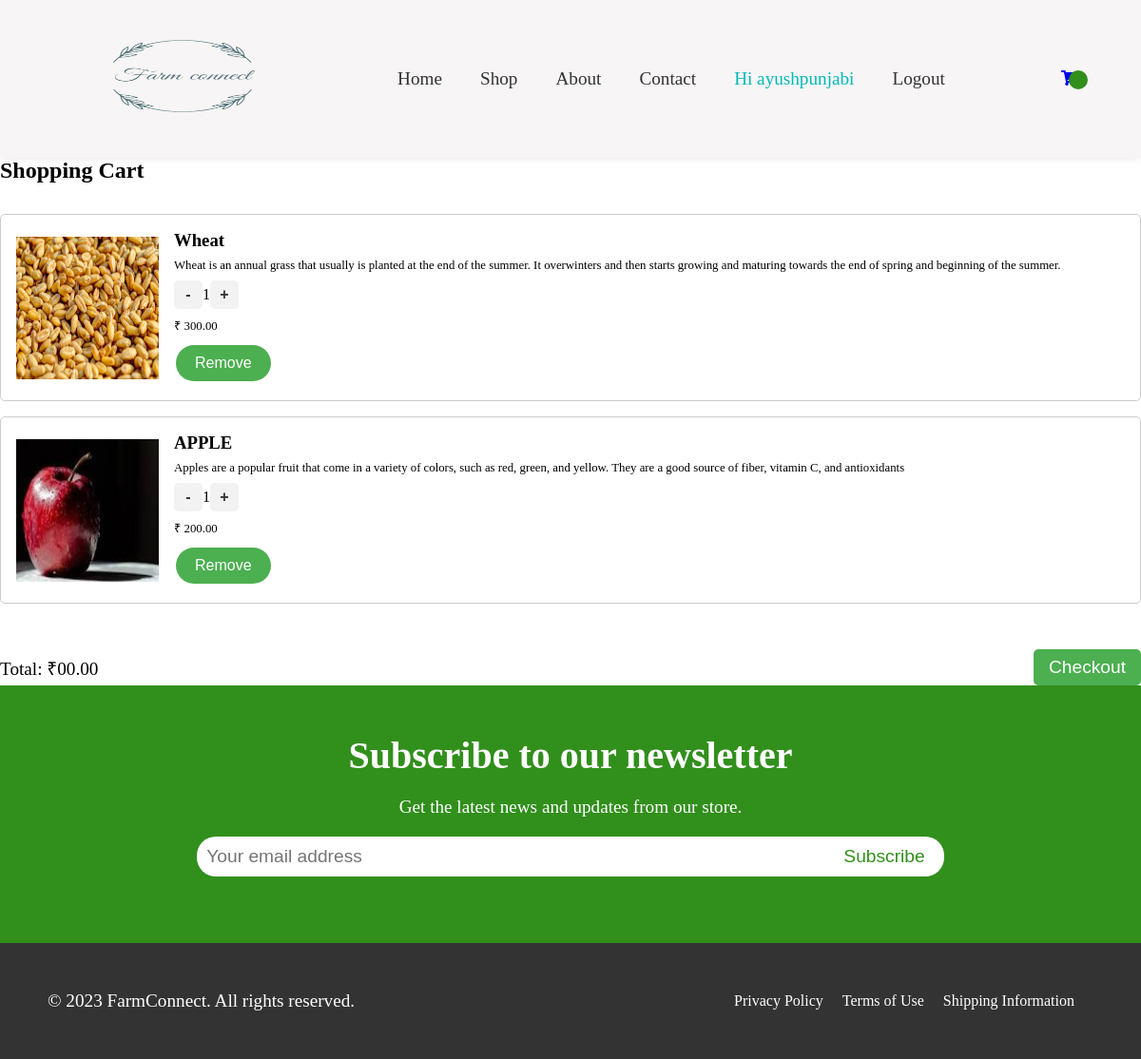
The app's page /cart/ (signed in) with its own data.
### ecommerce/models.py (models this page shows, shortened)
class OrderItem(models.Model):
    product = models.ForeignKey(Product,on_delete=models.SET_NULL,null=True)
    order = models.ForeignKey(Order,on_delete=models.SET_NULL,null=True,related_name='orderitems')
    name = models.CharField(max_length=200,null=True,blank=True)
    qty = models.IntegerField(null=True,blank=True,default=0)
    price = models.DecimalField(max_digits=7,decimal_places=2,null=True,blank=True)
    image = models.CharField(max_length=200,null=True,blank=True)
    _id = models.AutoField(primary_key=True,editable=False)

class Product(models.Model):
    user = models.ForeignKey(User,on_delete=models.SET_NULL,null=True)
    name = models.CharField(max_length=200,null=True,blank=True)
    image = models.ImageField(null=True,blank=True)
    brand = models.CharField(max_length=200,null=True,blank=True)
    category = models.CharField(max_length=200,null=True,blank=True)
    description = models.TextField(null=True,blank=True)
    rating = models.DecimalField(max_digits=7,decimal_places=2,null=True,blank=True)
    numReviews = models.IntegerField(null=True,blank=True,default=0)
    price = models.DecimalField(max_digits=7,decimal_places=2,null=True,blank=True)
    countInStock = models.IntegerField(null=True,blank=True,default=0)
    createdAt = models.DateTimeField(auto_now_add=True)
    _id = models.AutoField(primary_key=True,editable=False)

### ecommerce/views.py (the view)
# urls.py: path('cart/',cart_page,name="cart"),
def cart_page(request):
    if request.user.is_authenticated:
        order,created = Order.objects.get_or_create(user=request.user , isDelivered=False)
        items = order.orderitems.all()
    else:
        items = []
        order = {'get_cart_total':0 , 'get_cart_items':0}
    context = {'items':items , 'order':order}
    return render(request,'home/cart.html',context)

### templates/home/cart.html (shortened to what this page needs)
{% extends 'base.html' %}
{% load static%}
{% block additional_css %}
<link rel="stylesheet" href="{% static 'css/style.css' %}">
<link rel="stylesheet" href="{% static 'css/cart.css' %}">
{% endblock additional_css %}
{% block content %}
<div class="cart">
    <h2>Shopping Cart</h2>
    <div class="cart-items">
      {% for item in items %}
      <div class="card">
        <img src="{{ item.product.image.url }}" alt="Product image">
        <div class="card-details">
          <h3>{{ item.product.name}}</h3>
          <p>{{item.product.description}}</p>
          <div class="quantity">
            <button id="minus">-</button>
            <span id="count">1</span>
            <button id="plus">+</button>
          </div>
          <p class="price"> ₹ {{ item.product.price }}</p>
          <button class="btn update-cart" data-action="remove" data-product="{{ item.product.pk }}">Remove</button>
        </div>
      </div>
      {% endfor %}
    <div class="total">
      <p>Total: ₹00.00</p>
      <a href="{% url 'checkout' %}"><button class="checkout">Checkout</button></a>
    </div>
  </div>
{% endblock %}

### templates/base.html (shortened to what this page needs)
{% load static %}
<!DOCTYPE html>
<html lang="en">
<head>
  {% block additional_css %}
  {% endblock additional_css %}
  <link rel="stylesheet" href="https://cdnjs.cloudflare.com/ajax/libs/font-awesome/5.15.3/css/all.min.css">
</head>
<body>
  <header>
    <div class="logo">
      <a href="/"><img src="{% static 'images/icon.png'%}" alt="" width="250" height="120"></a>
    </div>
    <nav>
      <ul>
        <li><a href="/">Home</a></li>
        <li><a href="{% url 'shop' %}">Shop</a></li>
        <li><a href="{% url 'aboutus' %}">About</a></li>
        <li><a href="{% url 'contact' %}">Contact</a></li>
        {% if user.is_authenticated %}
        <li><a href="" style="color: rgb(3, 184, 184);">Hi <span>{{request.user}}</span></a></li>
        <li><a href="{% url 'logout' %}">Logout</a></li>
        {% else %}
        <li><a href="{% url 'login' %}">Login</a></li>
        {%endif%}
      </ul>
    </nav>
    <div class="cart">
      <a href="{% url 'cart' %}">
        <span class="badge">{{order_item_count}}</span>
      </a>
    </div>
  </header>
  {% block content%}
  {% endblock content%}
  <footer>
    <div class="newsletter">
      <h2>Subscribe to our newsletter</h2>
      <p>Get the latest news and updates from our store.</p>
      <form action="" method="POST">
        <input type="email" name="email" placeholder="Your email address">
        <button type="submit">Subscribe</button>
      </form>
    </div>
    <div class="footer">
      <p>&copy; 2023 FarmConnect. All rights reserved.</p>
      <ul>
        <li><a href="#">Privacy Policy</a></li>
        <li><a href="#">Terms of Use</a></li>
        <li><a href="#">Shipping Information</a></li>
      </ul>
    </div>
  </footer>
</body>
</html>

### static/css/style.css (style rules this page uses)
* { margin: 0; padding: 0; box-sizing: border-box; }
header { display: flex; justify-content: space-around; align-items: center; background-repeat: no-repeat; background-color: #f7f5f5; padding: 20px; box-shadow: 0 0 10px rgba(0, 0, 0, 0.1); }
.logo a { font-size: 1.5rem; font-weight: bold; color: #333; text-decoration: none; }
nav ul { display: flex; }
nav li { display: flex; list-style: none; }
nav li a { display: block; padding: 10px; margin-right: 20px; font-size: 1.2rem; color: #333; text-decoration: none; }
.cart { position: relative; }
.badge { position: absolute; top: 0; right: -10px; background-color: #318f1c; color: #fff; border-radius: 50%; width: 20px; height: 20px; display: flex; justify-content: center; align-items: center; font-size: 0.8rem; }
.btn { display: inline-block; color: #fff; padding: 10px 20px; border-radius: 20px; text-decoration: none; transition: all 0.3s; background-color: #4CAF50; border: none; text-align: center; font-size: 16px; margin: 4px 2px; cursor: pointer; }
.newsletter { background-color: #318f1c; color: #fff; padding: 50px; text-align: center; }
.newsletter h2 { font-size: 2.5rem; margin-bottom: 20px; }
.newsletter p { font-size: 1.2rem; margin-bottom: 20px; }
.newsletter form { display: flex; justify-content: center; align-items: center; margin-bottom: 20px; }
.newsletter input[type="email"] { padding: 10px; border-radius: 20px 0 0 20px; border: none; width: 60%; font-size: 1.2rem; }
.newsletter button { background-color: #fff; color: #318f1c; padding: 10px 20px; border-radius: 0 20px 20px 0; border: none; font-size: 1.2rem; cursor: pointer; }
.footer { background-color: #333; color: #fff; padding: 50px; display: flex; justify-content: space-between; align-items: center; }
.footer p { font-size: 1.2rem; margin: 0; }
.footer ul { display: flex; list-style: none; margin: 0; padding: 0; }
.footer li { margin-right: 20px; }
.footer a { color: #fff; text-decoration: none; }

### static/css/cart.css (style rules this page uses)
.cart-items { display: flex; flex-direction: column; margin-top: 2rem; }
.total { display: flex; justify-content: space-between; align-items: center; margin-top: 2rem; }
.total p { font-size: 1.2rem; }
.checkout { border: none; background-color: #4CAF50; color: #fff; font-size: 1.2rem; padding: 0.5rem 1rem; border-radius: 5px; cursor: pointer; }
.card { display: flex; flex-direction: row; align-items: center; padding: 1rem; border: 1px solid #ccc; border-radius: 5px; margin-bottom: 1rem; }
.card img { width: 150px; height: 150px; margin-right: 1rem; }
.card-details { flex: 1; }
.card-details h3 { margin: 0; }
.card-details p { margin: 0.5rem 0; font-size: 0.8rem; }
.quantity { display: flex; flex-direction: row; align-items: center; }
.quantity button { border: none; background-color: #f2f2f2; color: #333; font-weight: bold; font-size: 1rem; width: 30px; height: 30px; border-radius: 5px; cursor: pointer; }

### records on screen
OrderItem: product.image (picture), product.name "Wheat", product.description "Wheat is an annual grass that usually is planted at the end of the summer. It overwinters and then starts growing and maturing towards the end of spring and beginning of the summer.", product.price "300.00"
OrderItem: product.image (picture), product.name "APPLE", product.description "Apples are a popular fruit that come in a variety of colors, such as red, green, and yellow. They are a good source of fiber, vitamin C, and antioxidants", product.price "200.00"

### other values on screen
{{ request.user }} "ayushpunjabi"
